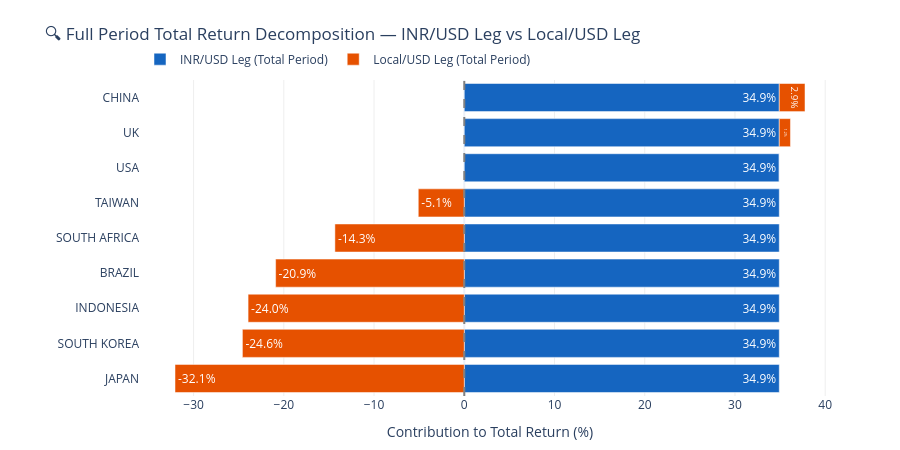

Notebook cell for this chart:
### Code cell
import plotly.graph_objects as go

# ── Graph 8: Contribution breakdown for total period — stacked horizontal bar ──
total_sorted2 = total_df.sort_values('Total Net Return (%)')

fig = go.Figure()
fig.add_trace(go.Bar(
    y=total_sorted2['Country'],
    x=total_sorted2['USDINR Total Contribution'],
    name='INR/USD Leg (Total Period)',  # Updated label name from '6Y'
    orientation='h',
    marker_color='#1565C0',
    text=[f'{v:.1f}%' for v in total_sorted2['USDINR Total Contribution']],
    textposition='inside'
))
fig.add_trace(go.Bar(
    y=total_sorted2['Country'],
    x=total_sorted2['Local/USD Total Contribution'],
    name='Local/USD Leg (Total Period)',  # Updated label name from '6Y'
    orientation='h',
    marker_color='#E65100',
    text=[f'{v:.1f}%' for v in total_sorted2['Local/USD Total Contribution']],
    textposition='inside'
))

fig.update_layout(
    title=dict(text='🔍 Full Period Total Return Decomposition — INR/USD Leg vs Local/USD Leg', font=dict(size=17)),  # Updated title text
    barmode='relative',
    xaxis_title='Contribution to Total Return (%)',
    height=450,
    plot_bgcolor='rgba(0,0,0,0)',
    xaxis=dict(gridcolor='#eee'),
    legend=dict(orientation='h', yanchor='bottom', y=1.02),
    margin=dict(l=140, r=60, t=80, b=50)
)
fig.add_vline(x=0, line_dash='dash', line_color='gray')
fig.show()

### Figure 1 — Plotly figure (JSON) as saved in the notebook; plotly's stock layout.template omitted (floating-point values rounded to 4 significant figures)
{"data": [{"marker": {"color": "#1565C0"}, "name": "INR/USD Leg (Total Period)", "orientation": "h", "text": ["34.9%", "34.9%", "34.9%", "34.9%", "34.9%", "34.9%", "34.9%", "34.9%", "34.9%"], "textposition": "inside", "type": "bar", "x": [34.91, 34.91, 34.91, 34.91, 34.91, 34.91, 34.91, 34.91, 34.91], "y": ["JAPAN", "SOUTH KOREA", "INDONESIA", "BRAZIL", "SOUTH AFRICA", "TAIWAN", "USA", "UK", "CHINA"]}, {"marker": {"color": "#E65100"}, "name": "Local/USD Leg (Total Period)", "orientation": "h", "text": ["-32.1%", "-24.6%", "-24.0%", "-20.9%", "-14.3%", "-5.1%", "0.0%", "1.2%", "2.9%"], "textposition": "inside", "type": "bar", "x": [-32.06, -24.59, -23.96, -20.91, -14.34, -5.1, 0.0, 1.24, 2.85], "y": ["JAPAN", "SOUTH KOREA", "INDONESIA", "BRAZIL", "SOUTH AFRICA", "TAIWAN", "USA", "UK", "CHINA"]}], "layout": {"barmode": "relative", "height": 450, "legend": {"orientation": "h", "y": 1.02, "yanchor": "bottom"}, "margin": {"b": 50, "l": 140, "r": 60, "t": 80}, "plot_bgcolor": "rgba(0,0,0,0)", "shapes": [{"line": {"color": "gray", "dash": "dash"}, "type": "line", "x0": 0, "x1": 0, "xref": "x", "y0": 0, "y1": 1, "yref": "y domain"}], "title": {"font": {"size": 17}, "text": "🔍 Full Period Total Return Decomposition — INR/USD Leg vs Local/USD Leg"}, "xaxis": {"gridcolor": "#eee", "title": {"text": "Contribution to Total Return (%)"}}}}
